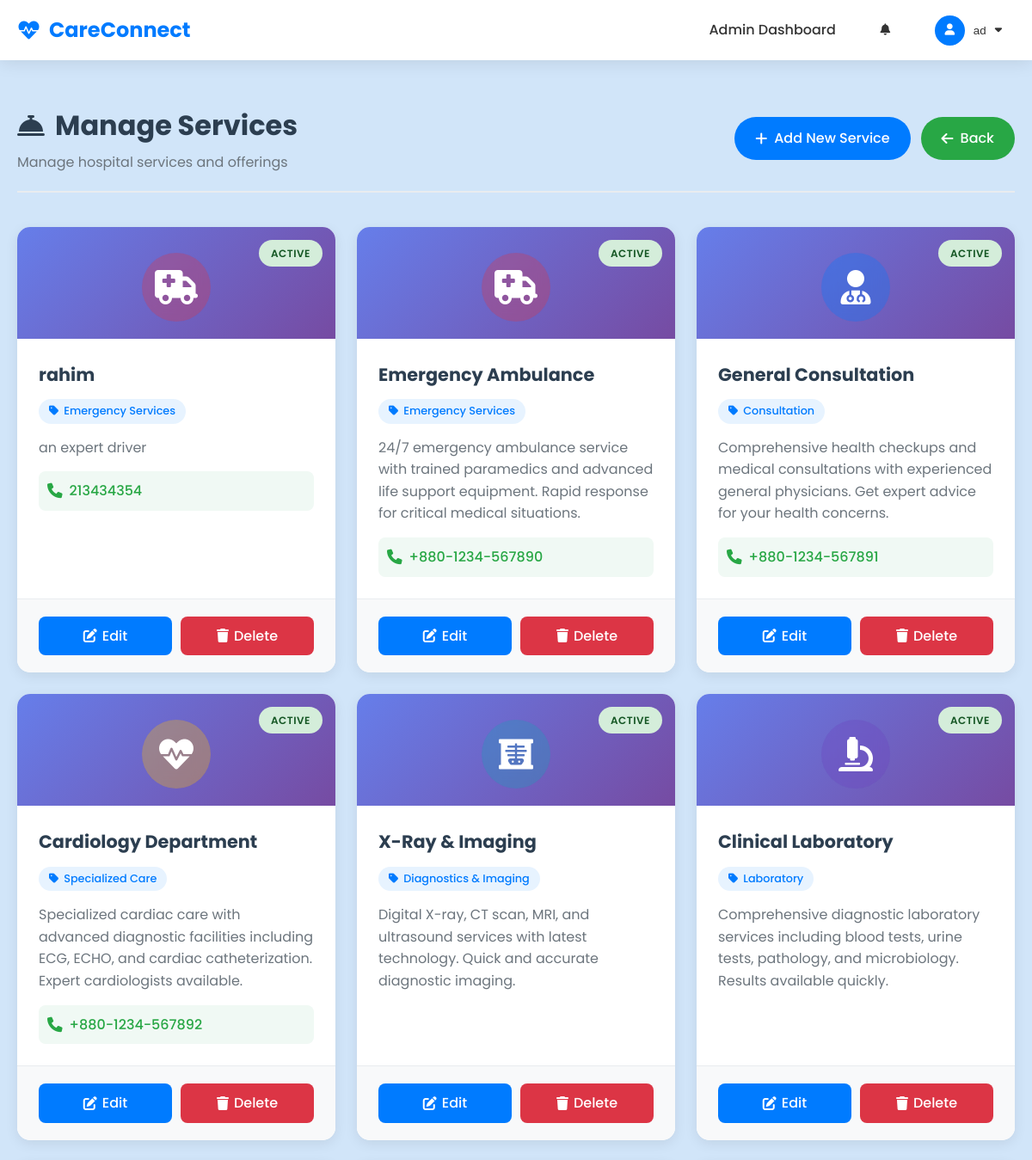
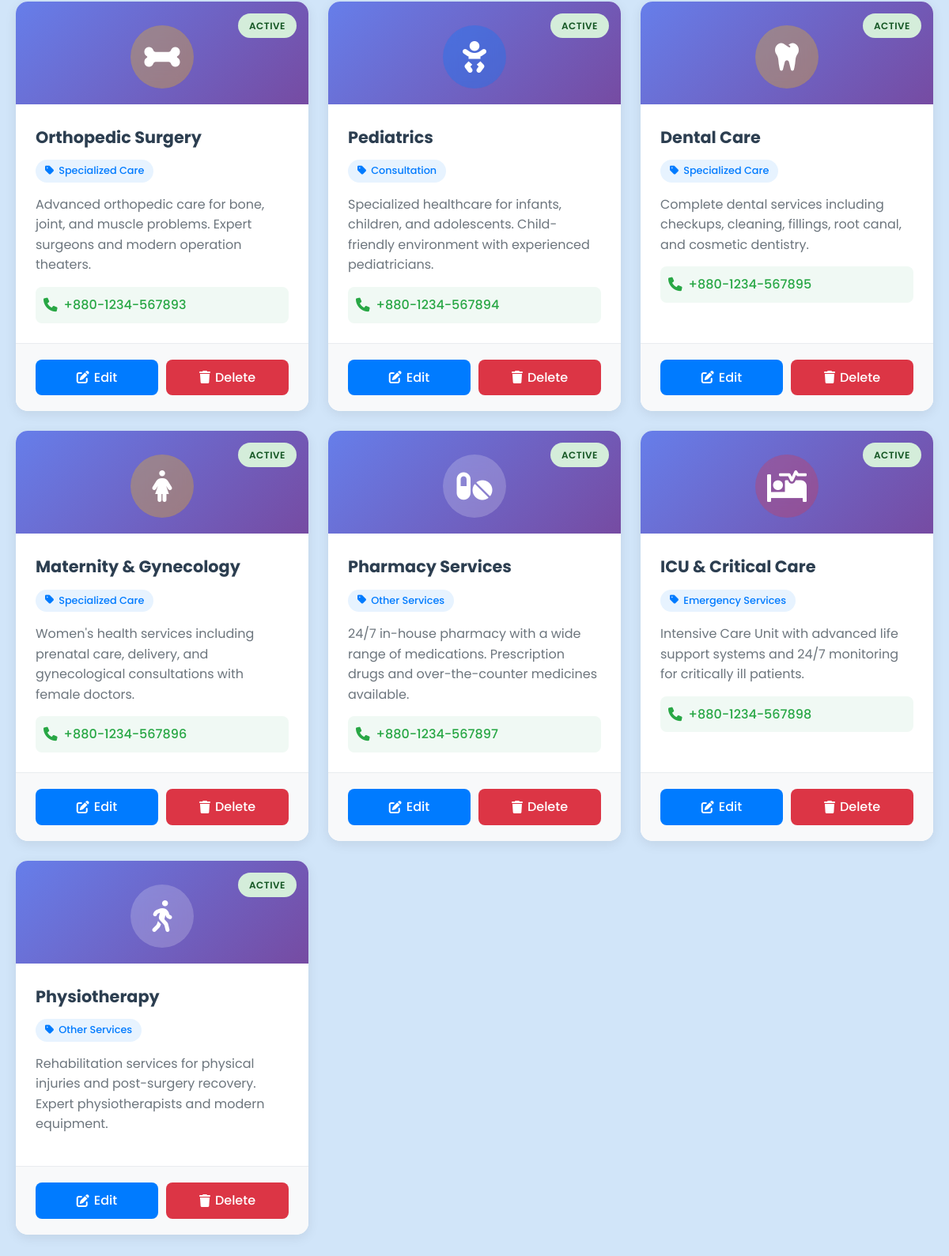
Page /hospital_admin/services/ (signed in) on the committed database (2 pictures, top to bottom).
### core/models.py (models this page shows, shortened)
class User(AbstractUser):
    is_patient = models.BooleanField(default=False)
    is_doctor = models.BooleanField(default=False)
    groups = models.ManyToManyField(
        'auth.Group',
        verbose_name='groups',
        blank=True,
        help_text='The groups this user belongs to. A user will get all permissions granted to each of their groups.',
        related_name="custom_user_set",
        related_query_name="user",
    )
    user_permissions = models.ManyToManyField(
        'auth.Permission',
        verbose_name='user permissions',
        blank=True,
        help_text='Specific permissions for this user.',
        related_name="custom_user_set",
        related_query_name="user",
    )

### hospital_admin/models.py (models this page shows, shortened)
class Service(models.Model):
    CATEGORY_CHOICES = [
        ('emergency', 'Emergency Services'),
        ('consultation', 'Consultation'),
        ('diagnostics', 'Diagnostics & Imaging'),
        ('laboratory', 'Laboratory'),
        ('specialized', 'Specialized Care'),
        ('other', 'Other Services'),
    ]
    name = models.CharField(max_length=100)
    category = models.CharField(max_length=20, choices=CATEGORY_CHOICES, default='other')
    description = models.TextField()
    icon = models.CharField(max_length=50, default='fa-hospital', help_text='FontAwesome icon class (e.g., fa-ambulance)')
    contact_number = models.CharField(max_length=20, blank=True, help_text='Contact number for the service (optional)')
    is_active = models.BooleanField(default=True)
    order = models.IntegerField(default=0, help_text='Display order (lower numbers appear first)')
    created_at = models.DateTimeField(auto_now_add=True)
    updated_at = models.DateTimeField(auto_now=True)
    class Meta:
        ordering = ['order', 'name']

### hospital_admin/views.py (the view)
# urls.py: path('services/', views.manage_services, name='manage_services'),
@user_passes_test(is_admin)
def manage_services(request):
    services = Service.objects.all()
    return render(request, 'hospital_admin/manage_services.html', {'services': services})

### hospital_admin/views.py (called while the page is built)
def is_admin(user):
    return user.is_superuser

### templates/hospital_admin/manage_services.html (shortened to what this page needs)
{% extends 'base.html' %}
{% block content %}
<div class="manage-services-page">
    <div class="page-header">
        <div class="header-content">
            <h1><i class="fas fa-concierge-bell"></i> Manage Services</h1>
            <p class="subtitle">Manage hospital services and offerings</p>
        </div>
        <div class="header-actions">
            <a href="{% url 'add_service' %}" class="btn-add">
                <i class="fas fa-plus"></i> Add New Service
            </a>
            <a href="{% url 'admin_dashboard' %}" class="btn-back">
                <i class="fas fa-arrow-left"></i> Back
            </a>
        </div>
    </div>
    {% if services %}
    <div class="services-grid">
        {% for service in services %}
        <div class="service-card animate-slide-up" style="animation-delay: {{ forloop.counter0|add:0.05 }}s;">
            <div class="card-icon-wrapper">
                <div class="card-icon {{ service.category }}">
                    <i class="fas {{ service.icon }}"></i>
                </div>
                <span class="status-indicator {{ service.is_active|yesno:'active,inactive' }}">
                    {{ service.is_active|yesno:'Active,Inactive' }}
                </span>
            </div>
            <div class="card-content">
                <h3>{{ service.name }}</h3>
                <span class="category-badge">
                    <i class="fas fa-tag"></i>
                    {{ service.get_category_display }}
                </span>
                <p class="description">{{ service.description|truncatewords:20 }}</p>
                {% if service.contact_number %}
                <div class="contact-info">
                    <i class="fas fa-phone"></i>
                    <span>{{ service.contact_number }}</span>
                </div>
                {% endif %}
            </div>
            <div class="card-footer">
                <a href="{% url 'edit_service' service.id %}" class="btn-edit">
                    <i class="fas fa-edit"></i> Edit
                </a>
                <a href="{% url 'delete_service' service.id %}" class="btn-delete"
                    onclick="return confirm('Are you sure you want to delete this service?');">
                    <i class="fas fa-trash"></i> Delete
                </a>
            </div>
        </div>
        {% endfor %}
    </div>
    {% endif %}
</div>
{% endblock %}

### templates/navbar.html (shortened to what this page needs)
<nav class="navbar">
    <div class="container">
        <a href="{% url 'home' %}" class="logo">
            <i class="fas fa-heartbeat"></i> CareConnect
        </a>
        <ul class="nav-links">
            {% if user.is_authenticated %}
            {% if user.is_patient %}
            <li><a href="{% url 'patient_dashboard' %}">Dashboard</a></li>
            <li><a href="{% url 'book_appointment' %}">Book Appointment</a></li>
            <li>
                <a href="{% url 'request_blood' %}" class="blood-bank-link">
                    <i class="fas fa-tint"></i> Request Blood
                </a>
            </li>
            {% elif user.is_doctor %}
            <li><a href="{% url 'doctor_dashboard' %}">Dashboard</a></li>
            {% elif user.is_superuser %}
            <li><a href="{% url 'admin_dashboard' %}">Admin Dashboard</a></li>
            {% endif %}
            <li class="notification-container" id="notificationContainer">
                <button class="notification-trigger" id="notificationTrigger">
                    <i class="fas fa-bell"></i>
                </button>
            </li>
            <li class="user-dropdown">
                <button class="user-trigger" id="userTrigger">
                    <span class="user-avatar">
                        {% if user.patient_profile.profile_pic %}
                        <img src="{{ user.patient_profile.profile_pic.url }}" alt="{{ user.username }}">
                        {% elif user.doctor_profile.profile_pic %}
                        <img src="{{ user.doctor_profile.profile_pic.url }}" alt="{{ user.username }}">
                        {% else %}
                        <i class="fas fa-user"></i>
                        {% endif %}
                    </span>
                    <span class="username">{{ user.username }}</span>
                    <i class="fas fa-caret-down"></i>
                </button>
            </li>
            {% endif %}
        </ul>
    </div>
</nav>

### static/css/style.css (style rules this page uses)
:root { --primary-color: #007bff; --secondary-color: #28a745; --accent-color: #17a2b8; --text-color: #333; --light-bg: #f8f9fa; --dark-bg: #343a40; --white: #ffffff; --shadow: 0 4px 6px rgba(0, 0, 0, 0.1); --transition: all 0.3s ease; --navbar-height: 70px; }
* { margin: 0; padding: 0; box-sizing: border-box; }
body { font-family: 'Poppins', sans-serif; line-height: 1.6; color: var(--text-color); background-color: var(--light-bg); display: flex; flex-direction: column; min-height: 100vh; padding-top: var(--navbar-height); }
.navbar { background-color: var(--white); box-shadow: var(--shadow); position: fixed; top: 0; left: 0; right: 0; z-index: 1000; height: var(--navbar-height); }
.navbar .container { display: flex; justify-content: space-between; align-items: center; max-width: 1200px; margin: 0 auto; padding: 0 20px; height: 100%; }
.container { max-width: 1200px; margin: 0 auto; padding: 0 20px; width: 100%; }
.page-header, .banner, .hero-section { scroll-margin-top: var(--navbar-height); }
:root { --primary-color: #007bff; --secondary-color: #28a745; --accent-color: #17a2b8; --text-color: #333; --light-bg: #f8f9fa; --dark-bg: #343a40; --white: #ffffff; --shadow: 0 4px 6px rgba(0, 0, 0, 0.1); --transition: all 0.3s ease; }
body { font-family: 'Poppins', sans-serif; line-height: 1.6; color: var(--text-color); background-color: var(--light-bg); display: flex; flex-direction: column; min-height: 100vh; }
a { text-decoration: none; color: inherit; }
ul { list-style: none; }
.navbar { background-color: var(--white); box-shadow: var(--shadow); position: sticky; top: 0; z-index: 1000; }
.navbar .container { display: flex; justify-content: space-between; align-items: center; max-width: 1200px; margin: 0 auto; padding: 0 20px; }
.logo { font-size: 1.5rem; font-weight: 700; color: var(--primary-color); }
.nav-links { display: flex; gap: 20px; }
.nav-links a { font-weight: 500; transition: var(--transition); }
.container { max-width: 1200px; margin: 0 auto; padding: 0 20px; }

### templates/navbar.html (style rules this page uses)
.navbar { background: var(--white); box-shadow: 0 2px 20px rgba(0, 0, 0, 0.1); position: fixed; top: 0; left: 0; right: 0; z-index: 1000; backdrop-filter: blur(10px); }
.navbar .container { max-width: 1200px; margin: 0 auto; padding: 0 20px; display: flex; align-items: center; justify-content: space-between; height: 70px; }
.logo { font-size: 1.5rem; font-weight: 700; color: var(--primary-color); text-decoration: none; display: flex; align-items: center; gap: 10px; transition: transform 0.3s ease; }
.nav-links { display: flex; align-items: center; gap: 20px; list-style: none; margin: 0; padding: 0; }
.nav-links li { position: relative; }
.nav-links a { color: var(--text-color); text-decoration: none; font-weight: 500; padding: 10px 15px; border-radius: 8px; transition: all 0.3s ease; display: flex; align-items: center; gap: 8px; }
.notification-container { position: relative; }
.notification-trigger { background: none; border: none; padding: 10px; border-radius: 50%; cursor: pointer; position: relative; transition: all 0.3s ease; color: var(--text-color); display: flex; align-items: center; justify-content: center; width: 45px; height: 45px; }
.user-dropdown { position: relative; }
.user-trigger { background: none; border: none; padding: 8px 15px; border-radius: 25px; cursor: pointer; transition: all 0.3s ease; display: flex; align-items: center; gap: 10px; color: var(--text-color); font-weight: 500; }
.user-avatar { width: 35px; height: 35px; border-radius: 50%; background: var(--primary-color); display: flex; align-items: center; justify-content: center; color: white; overflow: hidden; }

### rows in the picture
User: username "ad"
Service: is_active "ACTIVE", name "rahim", category "Emergency Services", description "an expert driver", contact_number "213434354"
Service: is_active "ACTIVE", name "Emergency Ambulance", category "Emergency Services", description "24/7 emergency ambulance service with trained paramedics and advanced life support equipment. Rapid response for critical medical situations.", contact_number "+880-1234-567890"
Service: is_active "ACTIVE", name "General Consultation", category "Consultation", description "Comprehensive health checkups and medical consultations with experienced general physicians. Get expert advice for your health concerns.", contact_number "+880-1234-567891"
Service: is_active "ACTIVE", name "Cardiology Department", category "Specialized Care", description "Specialized cardiac care with advanced diagnostic facilities including ECG, ECHO, and cardiac catheterization. Expert cardiologists available.", contact_number "+880-1234-567892"
Service: is_active "ACTIVE", name "X-Ray & Imaging", category "Diagnostics & Imaging", description "Digital X-ray, CT scan, MRI, and ultrasound services with latest technology. Quick and accurate diagnostic imaging."
Service: is_active "ACTIVE", name "Clinical Laboratory", category "Laboratory", description "Comprehensive diagnostic laboratory services including blood tests, urine tests, pathology, and microbiology. Results available quickly."
Service: is_active "ACTIVE", name "Orthopedic Surgery", category "Specialized Care", description "Advanced orthopedic care for bone, joint, and muscle problems. Expert surgeons and modern operation theaters.", contact_number "+880-1234-567893"
Service: is_active "ACTIVE", name "Pediatrics", category "Consultation", description "Specialized healthcare for infants, children, and adolescents. Child-friendly environment with experienced pediatricians.", contact_number "+880-1234-567894"
Service: is_active "ACTIVE", name "Dental Care", category "Specialized Care", description "Complete dental services including checkups, cleaning, fillings, root canal, and cosmetic dentistry.", contact_number "+880-1234-567895"
Service: is_active "ACTIVE", name "Maternity & Gynecology", category "Specialized Care", description "Women's health services including prenatal care, delivery, and gynecological consultations with female doctors.", contact_number "+880-1234-567896"
Service: is_active "ACTIVE", name "Pharmacy Services", category "Other Services", description "24/7 in-house pharmacy with a wide range of medications. Prescription drugs and over-the-counter medicines available.", contact_number "+880-1234-567897"
Service: is_active "ACTIVE", name "ICU & Critical Care", category "Emergency Services", description "Intensive Care Unit with advanced life support systems and 24/7 monitoring for critically ill patients.", contact_number "+880-1234-567898"
Service: is_active "ACTIVE", name "Physiotherapy", category "Other Services", description "Rehabilitation services for physical injuries and post-surgery recovery. Expert physiotherapists and modern equipment."
